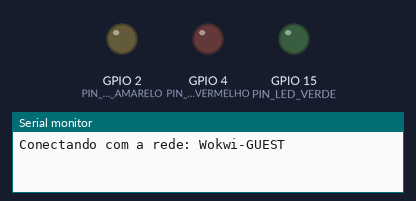
Recording of a sketch running on a simulated ESP32. Shown: output pins drawn as LEDs (lit = HIGH), the last lines printed to the serial monitor. WiFi joins after 1.5 s; servers stay silent unless stated; random numbers use the default seed unless the sketch sets one; no MQTT or app messages arrive unless stated.

Above: at 0.1 s.
At 1.6 s:
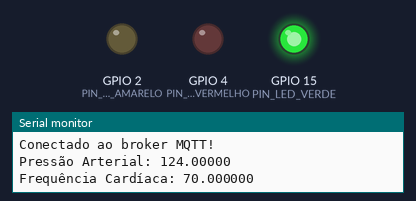
At 4.1 s:
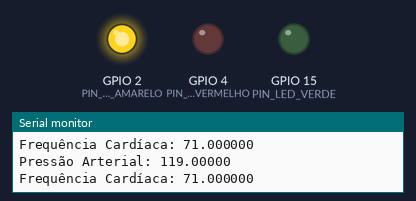
At 10.6 s:
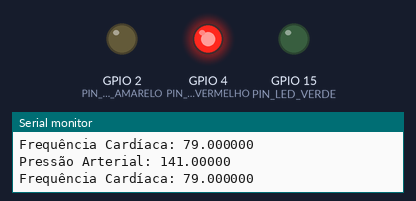
Timing chart, 0 to 12.1 s (numbered marks = the images above):
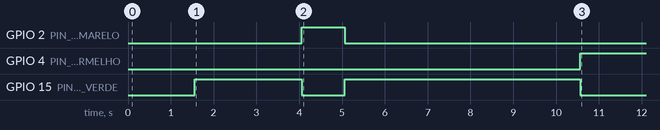

The sketch:

wifi-scan.ino
```cpp
#include <WiFi.h>
#include <ArduinoJson.h>
#include <PubSubClient.h>

// Configurações de WiFi
const char *SSID = "Wokwi-GUEST";
const char *PASSWORD = "";  // Substitua pelo sua senha

// Configurações de MQTT
const char *BROKER_MQTT = "broker.hivemq.com";
const int BROKER_PORT = 1883;
const char *ID_MQTT = "esp32_mqtt";
const char *TOPIC_PUBLISH_PRESSURE = "fiap/iot/pressure";
const char *TOPIC_PUBLISH_HEART_RATE = "fiap/iot/heartrate";

// Configurações de Hardware
#define PIN_LED_VERDE 15
#define PIN_LED_AMARELO 2
#define PIN_LED_VERMELHO 4
#define PUBLISH_DELAY 500 // Intervalo de leitura e publicação em milissegundos (0,5 segundos)

// Variáveis globais
WiFiClient espClient;
PubSubClient MQTT(espClient);
unsigned long publishUpdate = 0;
const int TAMANHO = 10; // Reduzido para acomodar apenas o valor

// Variáveis simuladas de pressão arterial e frequência cardíaca
float simulatedPressure = 120.0; // Valor inicial simulado para pressão arterial
float simulatedHeartRate = 70.0; // Valor inicial simulado para frequência cardíaca
float pressureIncrement = 2.0;    // Incremento da pressão arterial
float heartRateIncrement = 1.0;   // Incremento da frequência cardíaca

// Protótipos de funções
void updateSimulatedValues();
void initWiFi();
void initMQTT();
void reconnectMQTT();
void reconnectWiFi();
void checkWiFIAndMQTT();

void updateSimulatedValues() {
  // Simula variação nos valores de pressão arterial e frequência cardíaca
  simulatedPressure += random(-5, 5) + pressureIncrement;
  simulatedHeartRate += random(-2, 2) + heartRateIncrement;

  // Garante que os valores simulados estejam dentro de limites razoáveis
  simulatedPressure = constrain(simulatedPressure, 80.0, 160.0);
  simulatedHeartRate = constrain(simulatedHeartRate, 60.0, 100.0);
}

void initWiFi() {
  Serial.print("Conectando com a rede: ");
  Serial.println(SSID);
  WiFi.begin(SSID, PASSWORD);

  while (WiFi.status() != WL_CONNECTED) {
    delay(100);
    Serial.print(".");
  }

  Serial.println();
  Serial.print("Conectado com sucesso: ");
  Serial.println(SSID);
  Serial.print("IP: ");
  Serial.println(WiFi.localIP());
}

void initMQTT() {
  MQTT.setServer(BROKER_MQTT, BROKER_PORT);
}

void reconnectMQTT() {
  while (!MQTT.connected()) {
    Serial.print("Tentando conectar com o Broker MQTT: ");
    Serial.println(BROKER_MQTT);

    if (MQTT.connect(ID_MQTT)) {
      Serial.println("Conectado ao broker MQTT!");
    } else {
      Serial.println("Falha na conexão com MQTT. Tentando novamente em 2 segundos.");
      delay(2000);
    }
  }
}

void checkWiFIAndMQTT() {
  if (WiFi.status() != WL_CONNECTED) reconnectWiFi();
  if (!MQTT.connected()) reconnectMQTT();
}

void reconnectWiFi(void) {
  if (WiFi.status() == WL_CONNECTED)
    return;

  WiFi.begin(SSID, PASSWORD); // Conecta na rede WI-FI

  while (WiFi.status() != WL_CONNECTED) {
    delay(100);
    Serial.print(".");
  }

  Serial.println();
  Serial.print("Wifi conectado com sucesso");
  Serial.print(SSID);
  Serial.println("IP: ");
  Serial.println(WiFi.localIP());
}

void setup() {
  Serial.begin(115200);

  initWiFi();
  initMQTT();
  pinMode(PIN_LED_VERDE, OUTPUT);
  pinMode(PIN_LED_AMARELO, OUTPUT);
  pinMode(PIN_LED_VERMELHO, OUTPUT);
}

void loop() {
  checkWiFIAndMQTT();
  MQTT.loop();

  if ((millis() - publishUpdate) >= PUBLISH_DELAY) {
    publishUpdate = millis();
    updateSimulatedValues();

    // Publica os valores simulados nos tópicos MQTT correspondentes
    char buffer[TAMANHO];

    // Publica pressão arterial
    snprintf(buffer, TAMANHO, "%f", simulatedPressure);
    MQTT.publish(TOPIC_PUBLISH_PRESSURE, buffer);
    Serial.printf("Pressão Arterial: %s\n", buffer);

    // Publica frequência cardíaca
    snprintf(buffer, TAMANHO, "%f", simulatedHeartRate);
    MQTT.publish(TOPIC_PUBLISH_HEART_RATE, buffer);
    Serial.printf("Frequência Cardíaca: %s\n", buffer);

    // Atualiza LEDs com base nos valores simulados
    if (simulatedPressure >= 120.0 && simulatedPressure <= 140.0 &&
        simulatedHeartRate >= 60.0 && simulatedHeartRate <= 100.0) {
      digitalWrite(PIN_LED_VERDE, HIGH);
      digitalWrite(PIN_LED_AMARELO, LOW);
      digitalWrite(PIN_LED_VERMELHO, LOW);
    } else if (simulatedPressure >= 140.0 || simulatedHeartRate > 100.0) {
      digitalWrite(PIN_LED_VERDE, LOW);
      digitalWrite(PIN_LED_AMARELO, LOW);
      digitalWrite(PIN_LED_VERMELHO, HIGH);
    } else {
      digitalWrite(PIN_LED_VERDE, LOW);
      digitalWrite(PIN_LED_AMARELO, HIGH);
      digitalWrite(PIN_LED_VERMELHO, LOW);
    }
  }
}
```

Measured:
- by itself, GPIO 2 (PIN_LED_AMARELO): LOW → HIGH at 4.1 s, → LOW 1.0 s later
- by itself, GPIO 4 (PIN_LED_VERMELHO): LOW → HIGH at 10.6 s
- by itself, GPIO 15 (PIN_LED_VERDE): LOW → HIGH at 1.6 s, → LOW 2.5 s later, → HIGH 1.0 s later, → LOW 5.5 s later
